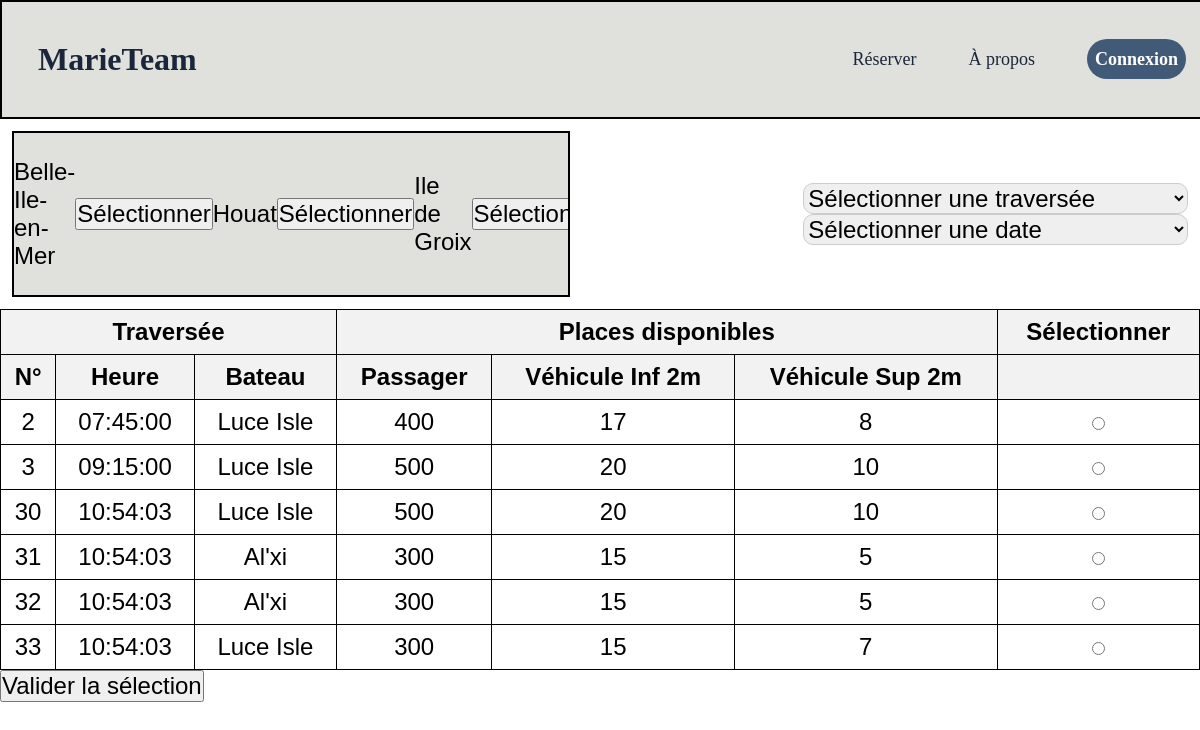
Page /Pages/reserver.php on the committed database.
### tables this page shows
CREATE TABLE `bateau` (
  `id_bateau` int(11) NOT NULL,
  `nom_bateau` varchar(50) DEFAULT NULL,
  `long_bateau` decimal(4,2) DEFAULT NULL,
  `larg_bateau` decimal(4,2) DEFAULT NULL,
  `vitesse_bateau` varchar(50) DEFAULT NULL,
  `image_url` varchar(500) NOT NULL
);

### Fonctions/scriptReserver.php (called while the page is built, shortened)
<?php
include_once "../pdo/pdo.php";
function getSecteurs() {
    global $pdo;
    $sql = "SELECT nom_secteur
            FROM secteur
            INNER JOIN liaison ON liaison.id_secteur = secteur.id_secteur
            INNER JOIN traversée ON traversée.id_travers = liaison.id_travers
            WHERE traversée.date_travers > CURRENT_DATE
            GROUP BY secteur.nom_secteur";
    $stmt = $pdo->prepare($sql);
    $stmt->execute();
    return $stmt->fetchAll();
}
function GetInfo() {
    global $pdo;
    $sql = "SELECT
    t.id_travers,
    t.heure_travers,
    b.nom_bateau,
    -- Places disponibles pour les passagers (Catégorie 1)
    c1.capac_bateau_pass - COALESCE(SUM(CASE WHEN e.id_type IN (1,2,3) THEN e.quantité END), 0) AS Passager,
    -- Places disponibles pour les véhicules < 2m (Catégorie 2)
    c2.capac_bateau_pass - COALESCE(SUM(CASE WHEN e.id_type IN (4,5) THEN e.quantité END), 0) AS `véhicule inf2m`,
    -- Places disponibles pour les véhicules > 2m (Catégorie 3)
    c3.capac_bateau_pass - COALESCE(SUM(CASE WHEN e.id_type IN (6,7,8) THEN e.quantité END), 0) AS `véhicule sup2m`
FROM marieteam.traversée t
LEFT JOIN marieteam.reservation r ON t.id_travers = r.id_travers
LEFT JOIN marieteam.enregistrer e ON r.id_resa = e.id_resa
JOIN marieteam.bateau b ON t.id_bateau = b.id_bateau
LEFT JOIN marieteam.contenir c1 ON b.id_bateau = c1.id_bateau AND c1.id_cat = 1
LEFT JOIN marieteam.contenir c2 ON b.id_bateau = c2.id_bateau AND c2.id_cat = 2
LEFT JOIN marieteam.contenir c3 ON b.id_bateau = c3.id_bateau AND c3.id_cat = 3
WHERE t.date_travers > CURDATE()
GROUP BY t.id_travers, t.heure_travers, b.nom_bateau, c1.capac_bateau_pass, c2.capac_bateau_pass, c3.capac_bateau_pass;";
    $stmt = $pdo->prepare($sql);
    $stmt->execute();
    return $stmt->fetchAll(PDO::FETCH_ASSOC);
}
?>

### Pages/reserver.php (the view, shortened to what this page needs)
<?php
    include '../Fonctions/scriptUserConnecte.php';
?>
<!DOCTYPE html>
<html lang="fr">
<head>
    <link rel="stylesheet" href="../Style/style.css">
</head>
<body>
    <nav class="menu">
      <ul>
        <?php if ($_SESSION['typer_user'] === 'Gestionnaire'): ?>
          <li class="titre-marieteam"><a href="accueilAdmin.php"><b>MarieTeam</b></a></li>
          <?php else: ?>
              <li class="titre-marieteam"><a href="index.php"><b>MarieTeam</b></a></li>
          <?php endif; ?>        <div class="nav-buttons">
        <?php if (isset($prenom) && isset($nom)): ?>
            <li><a class='active' href="reserver.php">Réserver</a></li>
          <?php else: ?>
            <li><a href="connexion.php">Réserver</a></li>
          <?php endif; ?>
          <li><a href="index.php">À propos</a></li>
          <?php if (isset($prenom) && isset($nom)): ?>
            <li><a href="profile.php"><b class="connexion-btn"><?php echo $prenom . ' ' . $nom; ?></b></a></li>
          <?php else: ?>
            <li><a href="connexion.php"><b class="connexion-btn">Connexion</b></a></li>
          <?php endif; ?>
        </div>
      </ul>
    </nav>
    <?php
        include '../Fonctions/scriptReserver.php';
        $secteurs = getSecteurs();
        $infos = GetInfo();
    ?>
<div class="blockR">
        <div class="destination">
            <ul>
            <?php foreach ($secteurs as $secteurItem): ?>
                    <?php echo htmlspecialchars($secteurItem['nom_secteur']); ?>
                    <button type="button" onclick="selectionnerSecteur('<?php echo htmlspecialchars($secteurItem['nom_secteur']); ?>')">
                        Sélectionner
                    </button>
            <?php endforeach; ?>
            </ul>
        </div>
        <div class="tableauReservation">
            <select name="traversee" data-nom-secteur="<?= htmlspecialchars($nom_secteur) ?>" onchange="selectionnerTraversee(this.value)">
                <option value="">Sélectionner une traversée</option>
            </select>
            <select name="date_traversee" id="date_traversee">
                <option value="">Sélectionner une date</option>
            </select>
        </div>
    </div>
    <form id="selectionForm" action="reservation.php" method="POST">
        <table>
            <thead>
                <tr>
                    <th colspan="3">Traversée</th>
                    <th colspan="3">Places disponibles</th>
                    <th>Sélectionner</th>
                </tr>
                <tr>
                    <th>N°</th>
                    <th>Heure</th>
                    <th>Bateau</th>
                    <th>Passager</th>
                    <th>Véhicule Inf 2m</th>
                    <th>Véhicule Sup 2m</th>
                    <th></th>
                </tr>
            </thead>
            <tbody>
                <?php foreach ($infos as $info) : ?>
                    <tr>
                        <td><?= htmlspecialchars($info['id_travers']) ?></td>
                        <td><?= htmlspecialchars($info['heure_travers']) ?></td>
                        <td><?= htmlspecialchars($info['nom_bateau']) ?></td>
                        <td><?= htmlspecialchars($info['Passager']) ?></td>
                        <td><?= htmlspecialchars($info['véhicule inf2m']) ?></td>
                        <td><?= htmlspecialchars($info['véhicule sup2m']) ?></td>
                        <td>
                            <input type="radio" name="id_travers" value="<?= htmlspecialchars($info['id_travers']) ?>">
                        </td>
                    </tr>
                <?php endforeach; ?>
            </tbody>
        </table>
        <button type="submit">Valider la sélection</button>
    </form>
</body>
</html>

### Style/style.css (style rules this page uses)
* { margin: 0; padding: 0; font-family: "Bahnschrift", sans-serif; font-size: x-large; }
body { background-image: #ACB7C3; background-attachment: fixed; height: 100%; }
ul { list-style-type: none; margin: 0; padding: 25px 0; overflow: hidden; background-color: #E0E1DD; display: flex; align-items: center; width: 100%; border: 2px solid black; }
.titre-marieteam { margin-right: auto; }
li b { font-size: xx-large; font-family: "Lucida fax"; }
.nav-buttons { display: flex; }
li { margin-left: 20px; }
li a { font-size: large; font-family: "Lucida fax"; display: block; color: #1B263B; text-align: center; padding: 14px 16px; text-decoration: none; }
b { font-weight: bold; }
.connexion-btn { font-size: large; font-family: "Lucida fax"; cursor: pointer; background-color: #415A77; color: white; padding: 10px 8px; border-radius: 20px; text-decoration: none; }
input { width: 100%; border: 1px solid #ccc; border-radius: 10px; max-width: 800px; margin: 30 auto; padding: 8; }
select { width: 100%; border: 1px solid #ccc; border-radius: 10px; max-width: 800px; margin: 30 auto; padding: 8; }
.blockR { margin: 0; padding: 1%; display: flex; justify-content: space-between; align-items: center; }
.destination { display: flex; width: 100%; }
.destination ul { display: flex; width: 70%; list-style: none; }
table { width: 100%; border-collapse: collapse; }
th, td { border: 1px solid black; padding: 8px; text-align: center; }
th { background-color: #f2f2f2; }

### rows in the picture
traversée: id_travers "2", heure_travers "07:45:00", id_bateau.nom_bateau "Luce Isle", Passager "400", véhicule "17", véhicule "8"
traversée: id_travers "3", heure_travers "09:15:00", id_bateau.nom_bateau "Luce Isle", Passager "500", véhicule "20", véhicule "10"
traversée: id_travers "30", heure_travers "10:54:03", id_bateau.nom_bateau "Luce Isle", Passager "500", véhicule "20", véhicule "10"
traversée: id_travers "31", heure_travers "10:54:03", id_bateau.nom_bateau "Al'xi", Passager "300", véhicule "15", véhicule "5"
traversée: id_travers "32", heure_travers "10:54:03", id_bateau.nom_bateau "Al'xi", Passager "300", véhicule "15", véhicule "5"
traversée: id_travers "33", heure_travers "10:54:03", id_bateau.nom_bateau "Luce Isle", Passager "300", véhicule "15", véhicule "7"

### other values in the picture
$secteurItem['nom_secteur'] "Belle-Ile-en-Mer"
$secteurItem['nom_secteur'] "Houat"
$secteurItem['nom_secteur'] "Ile de Groix"
